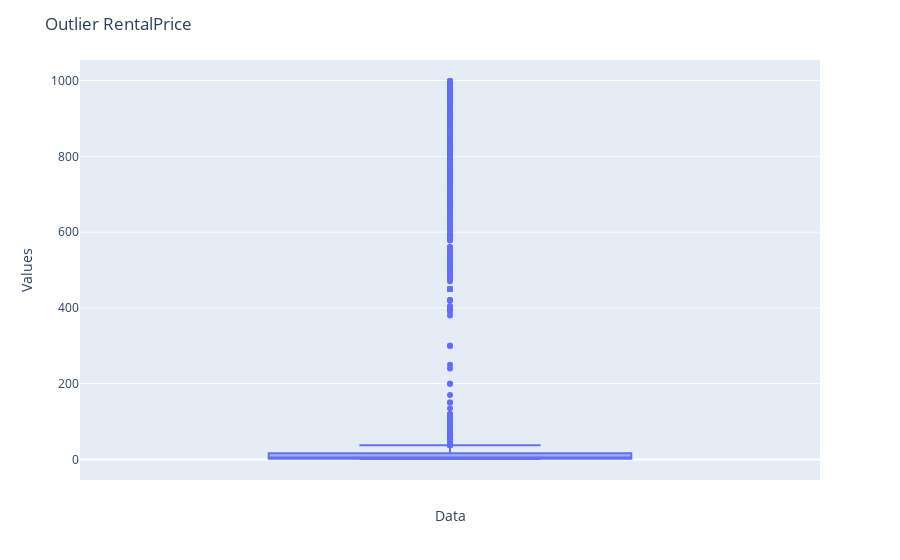

Write notebook code for a chart like this one.
### Code cell
fig = px.box(
    df["listing.pricingInfo.rentalPrice"], y=df["listing.pricingInfo.rentalPrice"]
)
fig.update_layout(
    title="Outlier RentalPrice",
    xaxis=dict(title="Data"),
    yaxis=dict(title="Values"),
    boxmode="group",
    showlegend=False,
)
fig.show()

### Figure 1 — Plotly figure (JSON) as saved in the notebook; plotly's stock layout.template omitted (floating-point values rounded to 4 significant figures; data arrays with more than 128 entries replaced by an {"elided": "..."} marker saying what was removed)
{"data": [{"alignmentgroup": "True", "hovertemplate": "y=%{y}<extra></extra>", "legendgroup": "", "marker": {"color": "#636efa"}, "name": "", "notched": false, "offsetgroup": "", "orientation": "v", "showlegend": false, "type": "box", "x0": " ", "xaxis": "x", "y": {"elided": "13836 float values"}, "y0": " ", "yaxis": "y"}], "layout": {"autosize": true, "boxmode": "group", "legend": {"tracegroupgap": 0}, "margin": {"t": 60}, "showlegend": false, "title": {"text": "Outlier RentalPrice"}, "xaxis": {"anchor": "y", "autorange": true, "domain": [0, 1], "range": [-0.5, 0.5], "title": {"text": "Data"}, "type": "category"}, "yaxis": {"anchor": "x", "autorange": true, "domain": [0, 1], "range": [-54.44, 1054.0], "title": {"text": "Values"}, "type": "linear"}}}
